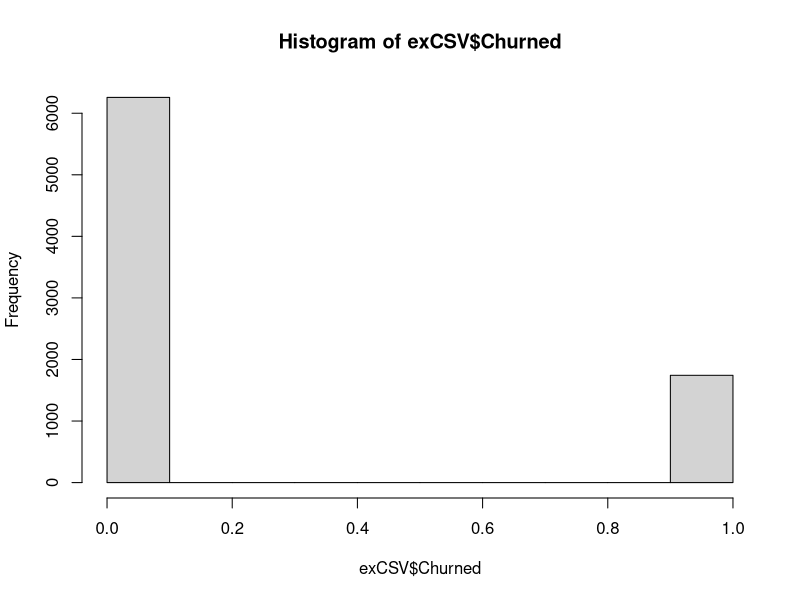
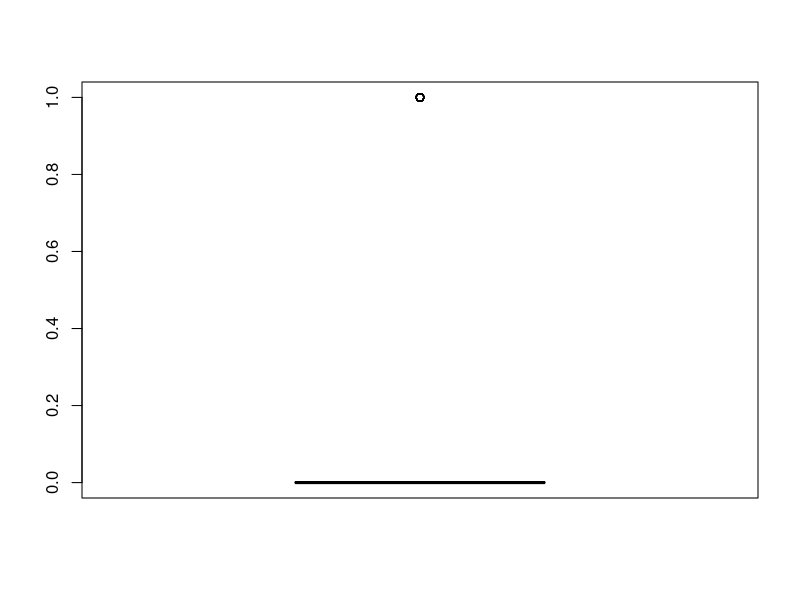
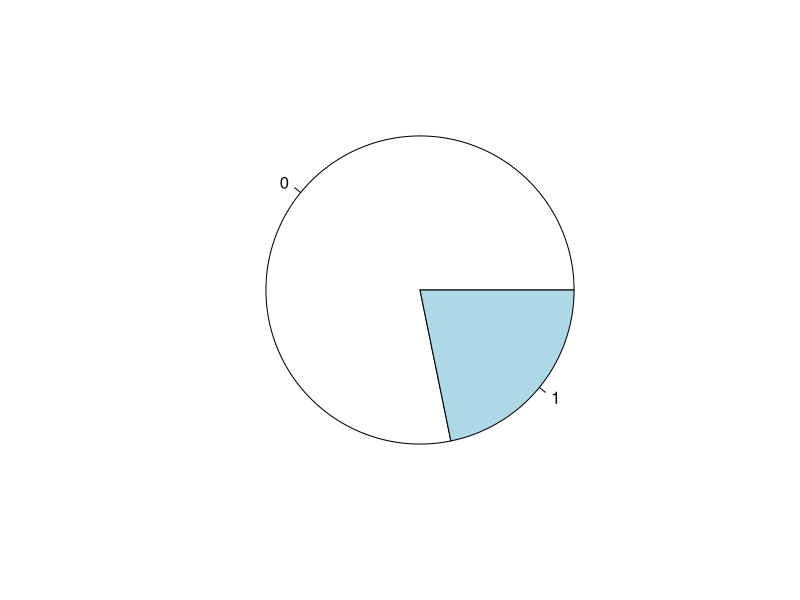

Recreate these plots in R, in order.
#dependent var numeric regression, else classification (factor or other)

#CLassification algorithm

exCSV<- read.csv("churn.csv",stringsAsFactors = FALSE)
exCSV

summary(exCSV)

str(exCSV)

hist(exCSV$Churned)

boxplot(exCSV$Churned)
View(exCSV$Churned)
print(exCSV$Churned)


pie(table(exCSV$Churned))

#always convert dependent variable into factor
#In classification convert the var required to factors as it mainly works on yes or no
chur<-as.factor(exCSV$Churned)
class(chur)

ma<-as.factor(exCSV$Married)
class(ma)

str(exCSV)

exCSV$ID <- NULL

model1 <- glm(Churned ~ Age,data = exCSV)

#. is used for all the independent variable

model2 <- glm(Churned ~ .,data = exCSV)

model3 <- glm(Churned ~ Age,data = exCSV,family = "binomial")

model4 <- glm(Churned ~ .,data = exCSV,family ="binomial")#best model

summary(model1)

summary(model2)

summary(model3)

summary(model4)

#model having less residual deviance

Age<- 25
Married <- 1
Cust_years<- 3
Churned_contacts <- 2

test<-as.data.frame(cbind(Age,Married,Cust_years,Churned_contacts))
test

res <- predict(model4,test,type ="response")

install.packages("randomForset")

library(randomForest)

model1 <- randomForest(Churned ~ Age,data = exCSV)

model2 <- randomForest(Churned ~ .,data = exCSV)

model1

model2


#confusion matrix 0 negative, 1 positive

